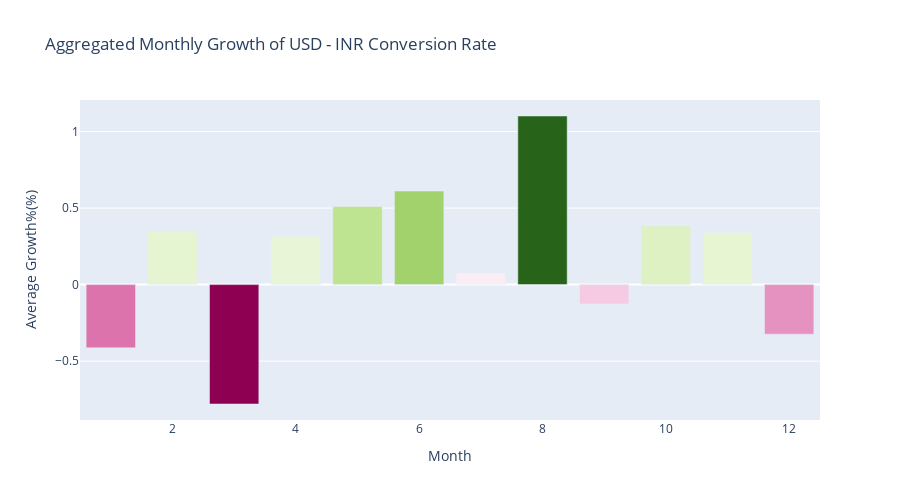

Notebook source saved alongside this figure:
### Code cell
# Calculate Monthly Growth
data["Growth"] = data.groupby(["Year", "Month"])["Close"].transform(lambda x: (x.iloc[-1] - x.iloc[0]) / x.iloc[0] * 100)

# Group data by Month and Calclate Average Growth
grouped_data = data.groupby("Month").mean().reset_index()

fig = go.Figure()

fig.add_trace(go.Bar(
    x=grouped_data["Month"],
    y=grouped_data["Growth"],
    marker_color=grouped_data["Growth"],
    hovertemplate="Month: %{x}<br> Average Growth: %{y:.2f}%<extra></extra>"
))

fig.update_layout(
    title="Aggregated Monthly Growth of USD - INR Conversion Rate",
    xaxis_title="Month",
    yaxis_title="Average Growth%(%)",
    width=900,
    height=500
)

pio.show(fig)

### Figure 1 — Plotly figure (JSON) as saved in the notebook; plotly's stock layout.template omitted (floating-point values rounded to 4 significant figures)
{"data": [{"hovertemplate": "Month: %{x}<br> Average Growth: %{y:.2f}%<extra></extra>", "marker": {"color": [-0.4126, 0.3452, -0.78, 0.3137, 0.5103, 0.6112, 0.07662, 1.102, -0.1263, 0.384, 0.3352, -0.3236]}, "type": "bar", "x": [1, 2, 3, 4, 5, 6, 7, 8, 9, 10, 11, 12], "y": [-0.4126, 0.3452, -0.78, 0.3137, 0.5103, 0.6112, 0.07662, 1.102, -0.1263, 0.384, 0.3352, -0.3236]}], "layout": {"height": 500, "title": {"text": "Aggregated Monthly Growth of USD - INR Conversion Rate"}, "width": 900, "xaxis": {"title": {"text": "Month"}}, "yaxis": {"title": {"text": "Average Growth%(%)"}}}}
